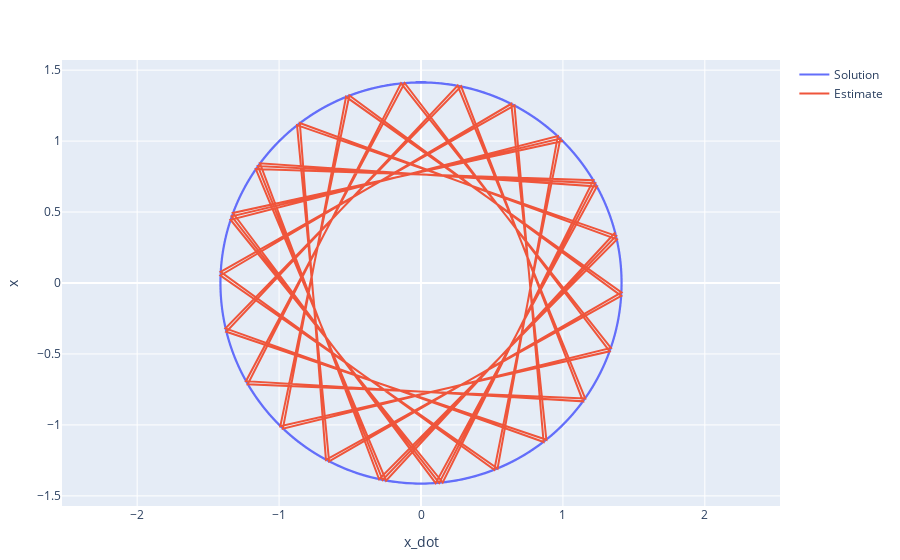

The cell this chart's notebook holds for it:
### Markdown cell above
Plot of solution and estimate for x versus x_dot

### Code cell
estimate = scatter(x=x_dot, y=x, mode="lines",name="Estimate")
solution = scatter(x=x_dot_sol, y=x_sol, mode="lines",name="Solution")
layout = Layout(
    yaxis=attr(scaleanchor = "x",scaleratio = 1),
    xaxis_title="x_dot",
    yaxis_title="x",
    showlegend=true,
)

plot([solution, estimate], layout)

### Figure 1 — Plotly figure (JSON) as saved in the notebook; plotly's stock layout.template omitted (floating-point values rounded to 4 significant figures; data arrays with more than 128 entries replaced by an {"elided": "..."} marker saying what was removed)
{"data": [{"mode": "lines", "name": "Solution", "type": "scatter", "x": {"elided": "1001 float values"}, "y": {"elided": "1001 float values"}}, {"mode": "lines", "name": "Estimate", "type": "scatter", "x": [1, -1.325, 0.1032, 1.24, -1.135, -0.2951, 1.38, -0.8539, -0.6698, 1.411, -0.5049, -0.9911, 1.33, -0.1156, -1.234, 1.142, 0.2828, -1.378, 0.8638, 0.6587, -1.412, 0.5165, 0.9821, -1.334, 0.1281, 1.227, -1.15, -0.2705, 1.375, -0.8737, -0.6476, 1.413, -0.5282, -0.9731, 1.338, -0.1406, -1.221, 1.157, 0.2582, -1.372, 0.8835, 0.6364, -1.413, 0.5398, 0.964, -1.342, 0.153, 1.215, -1.164, -0.2459, 1.369], "y": [1, 0.4932, -1.41, 0.6808, 0.8439, -1.383, 0.3073, 1.127, -1.246, -0.09067, 1.321, -1.009, -0.4814, 1.409, -0.6917, -0.8338, 1.386, -0.3195, -1.12, 1.251, 0.07818, -1.317, 1.018, 0.4696, -1.408, 0.7026, 0.8236, -1.388, 0.3317, 1.112, -1.257, -0.06567, 1.312, -1.026, -0.4578, 1.407, -0.7134, -0.8134, 1.39, -0.3438, -1.104, 1.263, 0.05317, -1.307, 1.035, 0.4459, -1.406, 0.7242, 0.8032, -1.393, 0.356]}], "layout": {"margin": {"b": 50, "l": 50, "r": 50, "t": 60}, "showlegend": true, "xaxis": {"title": {"text": "x_dot"}}, "yaxis": {"scaleanchor": "x", "scaleratio": 1, "title": {"text": "x"}}}}
